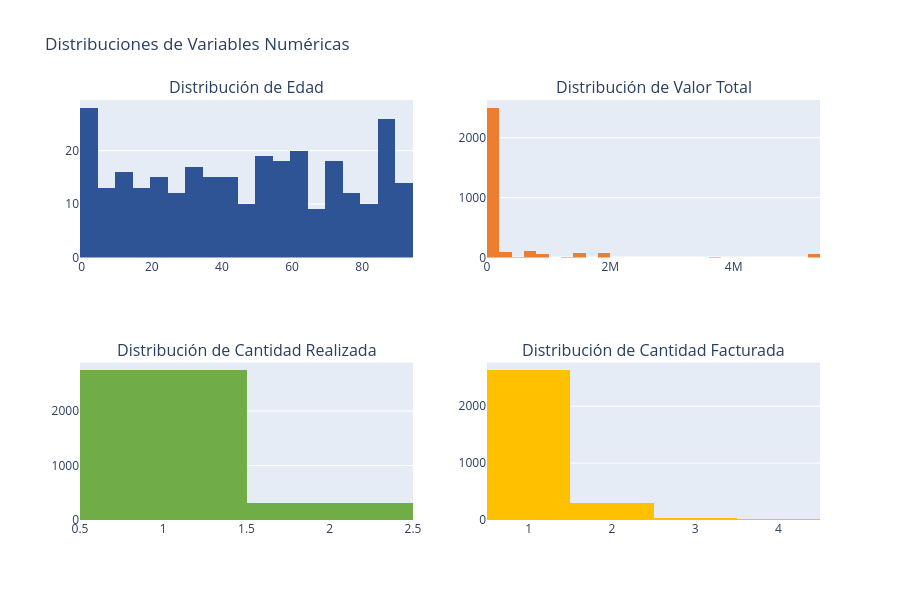

Source (notebook cell):
### Markdown cell above
---
## 6. Distribuciones (Histogramas)

### Code cell
fig = make_subplots(rows=2, cols=2, subplot_titles=[
    'Distribución de Edad', 'Distribución de Valor Total',
    'Distribución de Cantidad Realizada', 'Distribución de Cantidad Facturada'
])

fig.add_trace(go.Histogram(x=pacientes['edad'], nbinsx=20, name='Edad', marker_color='#2F5496'), row=1, col=1)
fig.add_trace(go.Histogram(x=prefactura['valor_total'], nbinsx=30, name='Valor Total', marker_color='#ED7D31'), row=1, col=2)
fig.add_trace(go.Histogram(x=historia_clinica['cantidad_realizada'], name='Cant. Realizada', marker_color='#70AD47'), row=2, col=1)
fig.add_trace(go.Histogram(x=prefactura['cantidad_facturada'], name='Cant. Facturada', marker_color='#FFC000'), row=2, col=2)

fig.update_layout(height=600, showlegend=False, title_text='Distribuciones de Variables Numéricas')
fig.show()

### Figure 1 — Plotly figure (JSON) as saved in the notebook; plotly's stock layout.template omitted (floating-point values rounded to 4 significant figures; data arrays with more than 128 entries replaced by an {"elided": "..."} marker saying what was removed)
{"data": [{"marker": {"color": "#2F5496"}, "name": "Edad", "nbinsx": 20, "type": "histogram", "x": {"elided": "300 int values"}, "xaxis": "x", "yaxis": "y"}, {"marker": {"color": "#ED7D31"}, "name": "Valor Total", "nbinsx": 30, "type": "histogram", "x": {"elided": "2974 int values"}, "xaxis": "x2", "yaxis": "y2"}, {"marker": {"color": "#70AD47"}, "name": "Cant. Realizada", "type": "histogram", "x": {"elided": "3056 int values"}, "xaxis": "x3", "yaxis": "y3"}, {"marker": {"color": "#FFC000"}, "name": "Cant. Facturada", "type": "histogram", "x": {"elided": "2974 int values"}, "xaxis": "x4", "yaxis": "y4"}], "layout": {"annotations": [{"font": {"size": 16}, "showarrow": false, "text": "Distribución de Edad", "x": 0.225, "xanchor": "center", "xref": "paper", "y": 1, "yanchor": "bottom", "yref": "paper"}, {"font": {"size": 16}, "showarrow": false, "text": "Distribución de Valor Total", "x": 0.775, "xanchor": "center", "xref": "paper", "y": 1, "yanchor": "bottom", "yref": "paper"}, {"font": {"size": 16}, "showarrow": false, "text": "Distribución de Cantidad Realizada", "x": 0.225, "xanchor": "center", "xref": "paper", "y": 0.375, "yanchor": "bottom", "yref": "paper"}, {"font": {"size": 16}, "showarrow": false, "text": "Distribución de Cantidad Facturada", "x": 0.775, "xanchor": "center", "xref": "paper", "y": 0.375, "yanchor": "bottom", "yref": "paper"}], "height": 600, "showlegend": false, "title": {"text": "Distribuciones de Variables Numéricas"}, "xaxis": {"anchor": "y", "domain": [0, 0.45]}, "xaxis2": {"anchor": "y2", "domain": [0.55, 1]}, "xaxis3": {"anchor": "y3", "domain": [0, 0.45]}, "xaxis4": {"anchor": "y4", "domain": [0.55, 1]}, "yaxis": {"anchor": "x", "domain": [0.625, 1]}, "yaxis2": {"anchor": "x2", "domain": [0.625, 1]}, "yaxis3": {"anchor": "x3", "domain": [0, 0.375]}, "yaxis4": {"anchor": "x4", "domain": [0, 0.375]}}}
